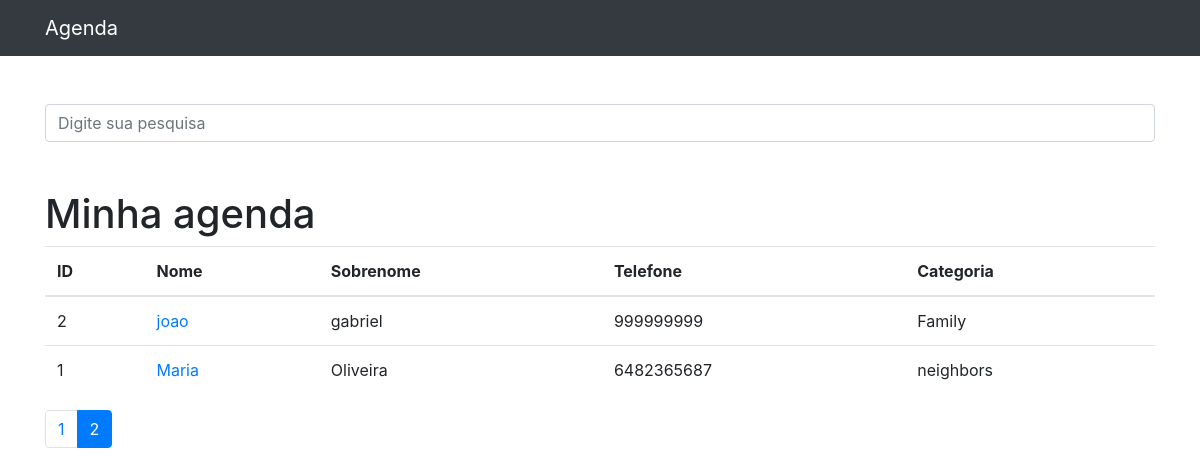
Screenshot of /?p=2&termo= with the database file from the repository.
### contatos/models.py (models this page shows, shortened)
class Contato(models.Model):
    nome = models.CharField(max_length=200)
    sobrenome = models.CharField(max_length=200, blank=True)
    telefone = models.CharField(max_length=200)
    email = models.CharField(max_length=200, blank=True)
    data_criacao = models.DateTimeField(default=timezone.now)
    descricao = models.TextField(blank=True)
    categoria = models.ForeignKey(Categoria, on_delete=models.DO_NOTHING)
    mostrar = models.BooleanField(default=True)
    foto = models.ImageField(blank=True, upload_to='fotos/%Y/%m')

class Categoria(models.Model):
    nome = models.CharField(max_length=200)
    def __str__(self):
        return self.nome

### contatos/views.py (the view)
# urls.py: path('', views.index, name='index'),
def index(request):
    contatos = Contato.objects.order_by('-id').filter(
        mostrar=True
    )
    paginator = Paginator(contatos, 6)
    page = request.GET.get('p')
    contatos = paginator.get_page(page)
    return render(request, 'contatos/index.html', {
        'contatos': contatos
    })

### contatos/templates/contatos/index.html
{% extends 'base.html' %} {%block conteudo%}
<h1 class="mt-5">Minha agenda</h1>
<table class="table">
  <thead>
    <tr>
      <th>ID</th>
      <th>Nome</th>
      <th>Sobrenome</th>
      <th>Telefone</th>
      <th>Categoria</th>
    </tr>
  </thead>
  <tbody>
    {% for contato in contatos %}
      {% if contato.mostrar %}
        <tr>
          <td>
            {{ contato.id }}
          </td>
          <td>
            <a href="{% url 'ver_contato' contato.id %}"> {{ contato.nome }} </a>
          </td>
          <td> {{ contato.sobrenome }} </td>
          <td> {{ contato.telefone }} </td>
          <td> {{ contato.categoria }} </td>
        </tr>
      {% endif %}
    {% endfor %}
  </tbody>
</table>
<nav aria-label="Page navigation example">
  <ul class="pagination">
    {% for pagina in contatos.paginator.page_range %}
      {% if contatos.number == pagina %}
        <li class="page-item active">
          <a class="page-link" href="?p={{ pagina }}&termo={{ request.GET.termo }}">{{ pagina }}</a>
        </li>
      {% else %}
        <li class="page-item">
          <a class="page-link" href="?p={{ pagina }}&termo={{ request.GET.termo }}">{{ pagina }}</a>
        </li>
      {% endif %}
    {% endfor %}
  </ul>
</nav>
{%endblock%}

### rows the page displays
Contato: id "2", nome "joao", sobrenome "gabriel", telefone "999999999", categoria "Family"
Contato: id "1", nome "Maria", sobrenome "Oliveira", telefone "6482365687", categoria "neighbors"

### other values shown
{{ pagina }} "1"
{{ pagina }} "2"
